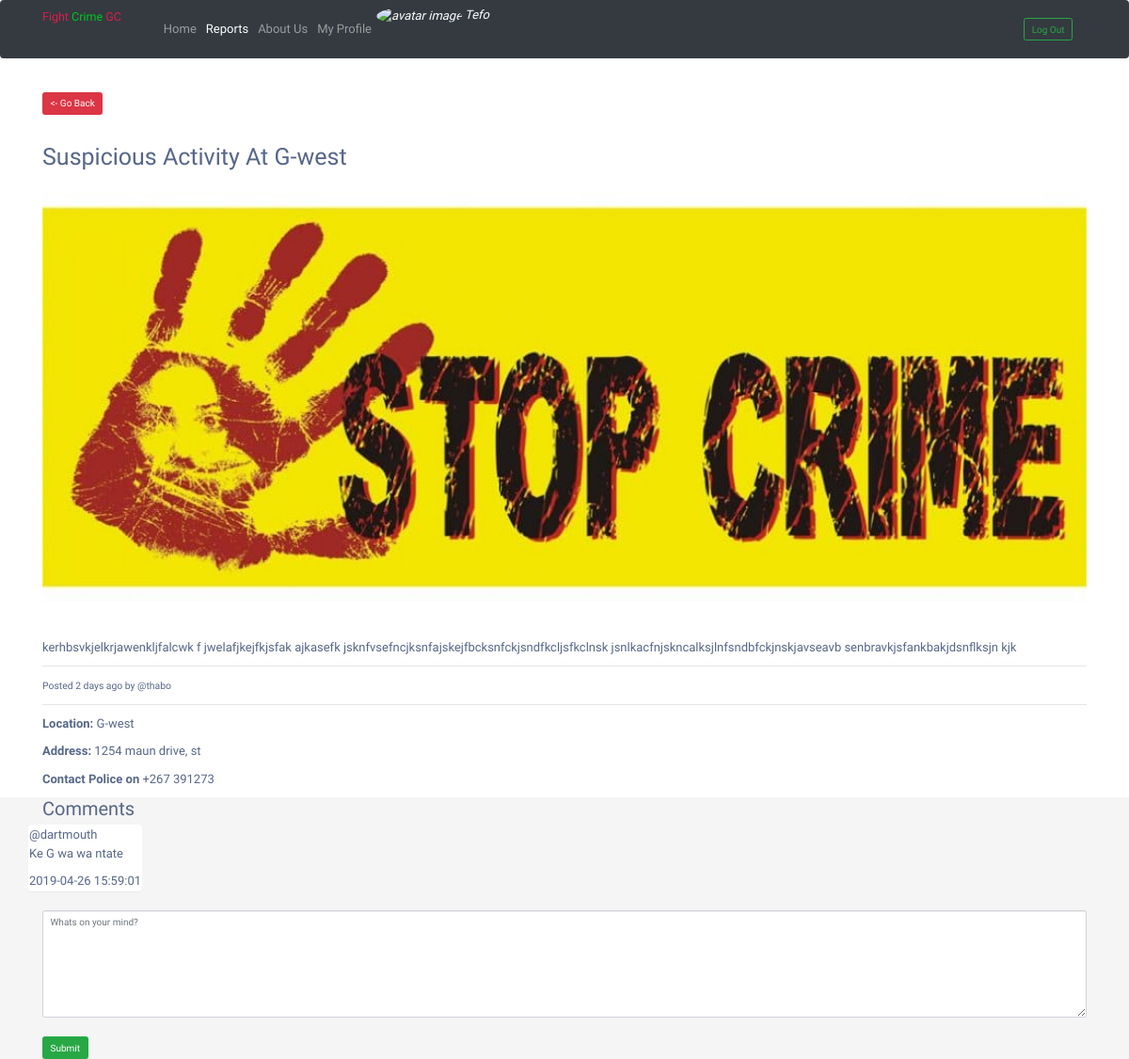
Screenshot of /reports-readmore.php?id=3 (signed in) with the database file from the repository.
### tables this page shows
CREATE TABLE `reports` (
  `id` int(255) NOT NULL,
  `title` varchar(191) NOT NULL,
  `member_id` int(191) DEFAULT NULL,
  `username` varchar(255) NOT NULL,
  `description` text NOT NULL,
  `location` varchar(255) NOT NULL,
  `address` varchar(255) NOT NULL,
  `number` int(255) NOT NULL,
  `date_reported` timestamp NOT NULL DEFAULT CURRENT_TIMESTAMP
);

CREATE TABLE `comments` (
  `id` int(255) NOT NULL,
  `username` varchar(255) DEFAULT NULL,
  `message` text,
  `report_id` int(255) DEFAULT NULL,
  `post_date` timestamp NOT NULL DEFAULT CURRENT_TIMESTAMP
);

### reports-readmore.php (the view, shortened to what this page needs)
<!DOCTYPE html>
<html lang="en">
<head>
<link rel="stylesheet" href="https://maxcdn.bootstrapcdn.com/font-awesome/4.7.0/css/font-awesome.min.css">
<link rel="stylesheet" href="../css/bootstrap.min.css">
<link rel="stylesheet" href="https://stackpath.bootstrapcdn.com/bootstrap/4.3.1/css/bootstrap.min.css">
</head>
<body>
<section style="background-color:white">
      <nav class="navbar navbar-expand-md navbar-dark fixed-top bg-dark">
        <div class="container">
        <a class="navbar-brand" href="index.php"><span style="color:rgb(219, 29, 76)">Fight</span> <span
                style="color:rgb(0, 199, 30)">Crime</span> <span style="color:rgb(219, 29, 76)">GC</span></a>
        <div class="collapse navbar-collapse" id="navbarCollapse">
            <ul class="navbar-nav mr-auto">
                <li class="nav-item">
                    <a class="nav-link" href="index.php">Home <span class="sr-only">(current)</span></a>
                </li>
                <li class="nav-item  active">
                    <a class="nav-link" href="reports.php">Reports</a>
                </li>
                <li class="nav-item">
                    <a class="nav-link" href="about.php">About Us</a>
                </li>
                <?php if(isset($_SESSION['ID'])){
                $userAcc = $_SESSION['name'];
                echo "<li class='nav-item'>";
                echo "<a class='nav-link' href="."'profile.php'"."> My Profile </a>";
                echo "</li>";
                echo '<li class="nav-item avatar"> <a class="nav-link p-0" style="color:white;font-style: italic;"><img src="images/user.svg" class="rounded-circle z-depth-0" alt="avatar image" height="45">    '.$userAcc.'</a></li>';
                }?>
                        </ul>
                        <?php if(isset($_SESSION['ID'])){
                echo "<form method='GET' action="."'includes/logout.inc.php'>";
                echo "<button class='btn btn-outline-success my-2 my-sm-0' type="."'submit'"." name='logout'> Log Out </button> ";
                echo "</form>";
                }else{
                echo "<button class='btn btn-outline-success my-2 my-sm-0' data-toggle="."'modal' data-target="."'#exampleModal'>"."Login</button>";
                }?>
        </div>
        </div>
    </nav>
    <div>
        <br>
        <br>
        <br>
        <br>
        <br>
    </div>
    <?php
        if(isset($_GET['id'])){
            $id = $_GET['id'];
            require 'includes/dbh.inc.php';
            $sql = "SELECT * FROM reports where id=$id";
            $result = $con->query($sql);
            function time_elapsed_string($datetime, $full = false) {
                $now = new DateTime;
                $ago = new DateTime($datetime);
                $diff = $now->diff($ago);
                $diff->w = floor($diff->d / 7);
                $diff->d -= $diff->w * 7;
                $string = array(
                    'y' => 'year',
                    'm' => 'month',
                    'w' => 'week',
                    'd' => 'day',
                    'h' => 'hour',
                    'i' => 'minute',
                    's' => 'second',
                );
                foreach ($string as $k => &$v) {
                    if ($diff->$k) {
                        $v = $diff->$k . ' ' . $v . ($diff->$k > 1 ? 's' : '');
                    } else {
                        unset($string[$k]);
                    }
                }
                if (!$full) $string = array_slice($string, 0, 1);
                return $string ? implode(', ', $string) . ' ago' : 'just now';
            }
            if ($result->num_rows > 0) {
                while($row = $result->fetch_assoc()) {
                    $time = $row['date_reported'];
                    $date_reported =  time_elapsed_string($time);
                    echo '<div class="container">
                    <p><a href="reports.php" class="btn btn-danger"> &lt;- Go Back</a></p>
                    <br>
                    <h1>'.$row['title'].' At '.$row['location'].'</h1>
                    <img style="width:100%" src="images/banner.jpg">
                    <br><br>
                    <div>
                     '.$row['description'].'
                    </div>
                    <hr>
                    <small>Posted '.$date_reported.' by '.$row['username'].'</small>
                    <hr>
                        <p><strong>Location:</strong> '.$row['location'].' </p>
                        <p><strong>Address:</strong> '.$row['address'].' </p>
                        <p><strong>Contact Police on</strong> +267 391273 </p>
                    </div>';
                }
            } else {
                echo "0 results";
            }
        }
    ?>
    </section>
    <section class="comments">
        <div class="container">
            <h2>Comments</h2>
            <div class="row">
        <?php
            require 'includes/dbh.inc.php';
            $id = $_GET['id'];
            $sql = "SELECT * FROM comments WHERE report_id=$id";
            $result = $con->query($sql);
            if ($result->num_rows > 0) {
                while($row = $result->fetch_assoc()){
                    $name = $row['username'];
                    $comment = $row['message'];
                    $date = $row['post_date'];
                    echo '<div class="panel">
                    <span>@'.$name.'</span>
                    <p>'.$comment.'</p>
                    <span>'.$date.'</span>
                    </div>';
                }
            } else {
               echo ' <div class="container">
                    <h3> 0 Comments </h3>
                </div>';
            }
        ?>
        </div>
        </div>
    <?php
        if(isset($_SESSION['username'])){
            $x = $_GET['id'];
            $y = $_SESSION['username'];
            echo '
            <div class="container">
            <form method="post" action="includes/comments.inc.php">
            <input type="hidden" name="hidden_id" value="'.$x.'">
            <textarea class="form-control" name="comment" id="comment" placeholder="Whats on your mind?" cols="30" rows="7"></textarea>
            <input type="hidden" name="hidden_user" value="'.$y.'">
            <br>
            <input class="btn btn-success" type="submit" name="submit-comment" >
        </form>
            </div>';
        }
    ?>
    </section>
</body>
</html>

### reports-readmore.php (style rules this page uses)
body { color: #566787; background: #f5f5f5; font-family: 'Varela Round', sans-serif; font-size: 13px; }

### rows the page displays
reports: title "Suspicious Activity", location "G-west", description "kerhbsvkjelkrjawenkljfalcwk f jwelafjkejfkjsfak ajkasefk jsknfvsefncjksnfajskejfbcksnfckjsndfkcljsfkclnsk jsnlkacfnjskncalksjlnfsndbfckjnskjavseavb senbravkjsfankbakjdsnflksjn kjk", date_reported "2 days ago", username "@thabo", address "1254 maun drive, st"
comments: username "dartmouth", message "Ke G wa wa ntate", post_date "2019-04-26 15:59:01"

### other values shown
$userAcc "Tefo"
